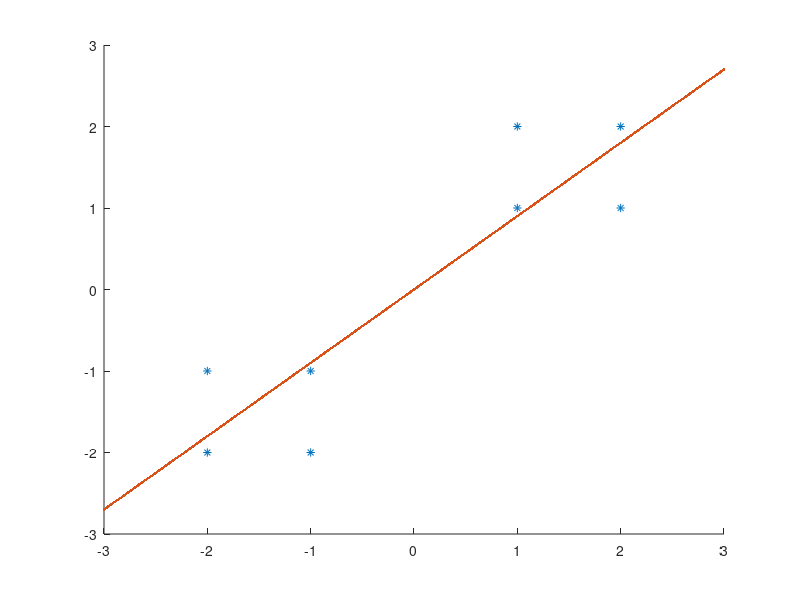

The MATLAB source for this figure:
function linareg()
    DataPoints = [-1 -2 -1 -2 1 1 2 2; -1 -1 -2 -2 1 2 1 2];
    thetha = findModel(DataPoints);
    plotMyModelAndData(DataPoints, thetha);
end

function model = findModel(DataPoints)
    [m, n] = size(DataPoints);
    x = ones(n ,m);
    x(:,1)=DataPoints(1,:)';
    y = DataPoints(2,:)';
    model = pinv(x)*y;
end

function plotMyModelAndData(dp, model);
    scatter(dp(1,:), dp(2,:), '*r');
    minXV = min(dp(1,:))-1;
    maxXV = max(dp(1,:))+1;
    xv = minXV:0.01:maxXV;
    yv = model(1)*xv + model(2);
    hold on;
    scatter(xv, yv, '.b');
end